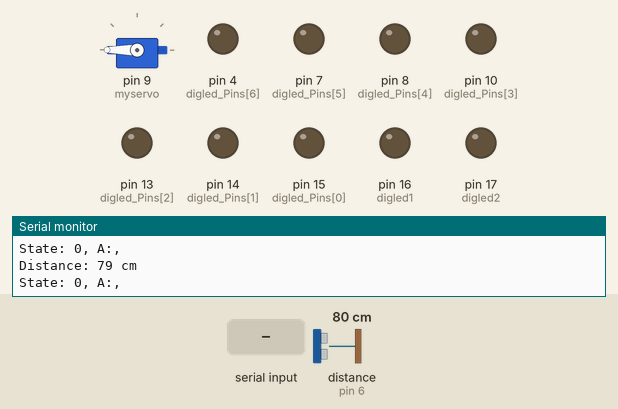
Simulated run of this sketch. Board: Arduino Uno, built with avr-gcc and run on an emulated ATmega328P. Shown: servo, output pins drawn as LEDs (lit = HIGH), the last lines printed to the serial monitor. Wiring (inferred from the names in the program): ultrasonic range finder: trigger pin 5; echo pin 6. Dashed ring = blinking. Inputs (shaded band) come from the test bench; at power-on: distance to the obstacle (sensor on pin 6) 80 cm. The echo pulse lasts 58.3 µs per cm; pins used as bus, display or sensor lines are not drawn.

Above: at 1.8 s.
1.9 s: "success" received over the second serial link
At 4.4 s:
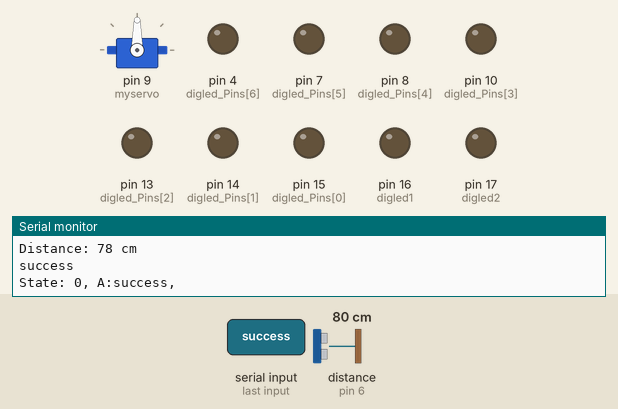
9.1 s: "90,45\n" received over the second serial link
At 17.2 s:
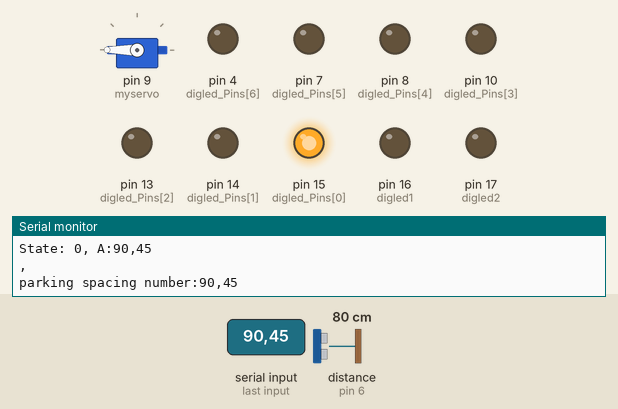
17.3 s: "0\n" received over the second serial link
At 19.18 s:
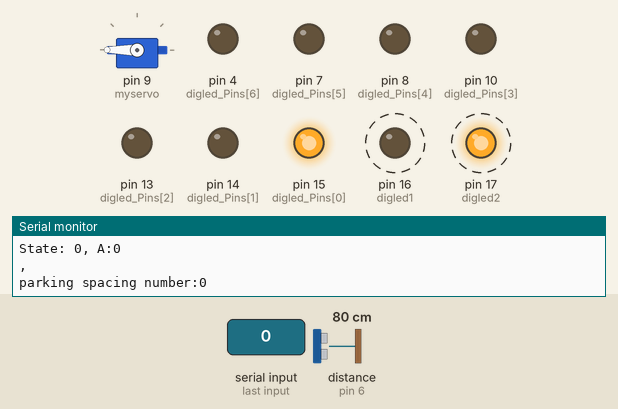
Timing chart, 0 to 26.6 s (numbered marks = the images above; inputs shaded):
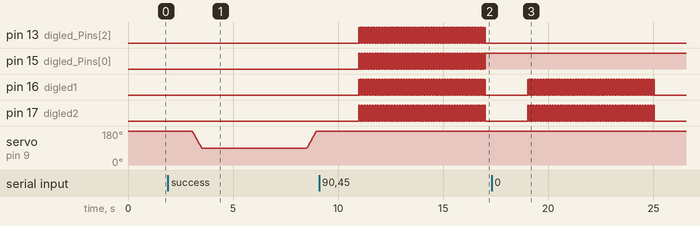

The sketch:

nano_bluetooth.ino
```cpp
/*
 * reference: https://codrinsideas.medium.com/diy-raspberry-pi-parking-system-with-platerecognizers-alpr-8e2254298917, coding-arduino;
 * https://microdigisoft.com/2-digit-7-segment-counter00-99with-arduino-in-proteus/, led display
*/


#include <SoftwareSerial.h>
#include <Servo.h>
//
#define echoPin 6 // attach pin D6 Arduino to pin Echo of HC-SR04
#define trigPin 5 //attach pin D6 Arduino to pin Trig of HC-SR04
//
int RX_pin=11; //define pin 11 as RX
int TX_pin=12; //define pin 12 as TX

SoftwareSerial BTserial(RX_pin,TX_pin);
String BT_data;
String Arduino_data;
Servo myservo;  // define object Servo tocontrol
int pos = 0;    // variable store the angle
int state = 0;  // state of the door (open'1' or close'0')]

//
long duration; // variable for the duration of sound wave travel
int distance; // variable for the distance measurement
int ledPin = 2; // the pin in charge with turning on/off the LED
int led2Pin = 3;
//int digledA = 4;
//int digledB = 7;
//int digledC = 8;
//int digledD = 10;
//int digledE = 13;
//int digledF = 14;
//int digledG = 15;
int digled1 = 16;
int digled2 = 17;
int digled_Pins[] = {15,14,13,10,8,7,4,16,17};
int digit[10] = {0b0000001,0b1001111,0b0010010,0b0000110,0b1001100,0b0100100,0b0100000,0b0001111,0b0000000,0b0000100};
//int digit[10]={0b1111110,0b0110000,0b1101101,0b1111001,0b0110011,0b1011011,0b1011111,0b1110000,0b1111111,0b1111011};
String a;

void dis(int num)
{
  for (int i = 0; i < 7; i++)
  {
    digitalWrite(digled_Pins[i], bitRead(digit[num], i));
  }
}

boolean isValidNumber(String str){
  for(byte i=0;i<str.length();i++)
  {
    if(isDigit(str.charAt(i))) return true;
  }
  return false;
}

void setup(){
  Serial.begin(9600);// Serial Communication is starting with 9600 of baudrate speed
  BTserial.begin(9600);// Bluetooth Serial Communication is starting with 9600 of baudrate speed
  myservo.attach(9);  // signal line connects to pin9

  pinMode(trigPin, OUTPUT); // Sets the trigPin as an OUTPUT
  pinMode(echoPin, INPUT); // Sets the echoPin as an INPUT
  Serial.println("Ultrasonic Sensor HC-SR04 Test"); // print some text in Serial Monitor
  Serial.println("with Arduino UNO R3");
  for (int n=0; n<9; n++){
    pinMode(digled_Pins[n],OUTPUT);
    }
  myservo.write(180);              // servo initial angle
  delay(5);                     // wait to rotate to a certain angle
}
void loop(){

  // Clears the trigPin condition
  digitalWrite(trigPin, LOW);
  delayMicroseconds(2);
  // Sets the trigPin HIGH (ACTIVE) for 10 microseconds
  digitalWrite(trigPin, HIGH);
  delayMicroseconds(10);
  digitalWrite(trigPin, LOW);
  // Reads the echoPin, returns the sound wave travel time in microseconds
  duration = pulseIn(echoPin, HIGH);
  // Calculating the distance
  distance = duration * 0.034 / 2; // Speed of sound wave divided by 2 (go and back)
  // Displays the distance on the Serial Monitor
  Serial.print("Distance: ");
  Serial.print(distance);
  Serial.println(" cm");

  if (distance<20){ //If Distance is less than 10 mm for testing purposes (When testing in real field increase to 100ish)
      digitalWrite(ledPin,HIGH); //turn on LED
      BTserial.println("1"); // write a 1 on the receiver's end (in our case in the Raspberry Pi)
      Serial.println("1"); // write in the serial port a 1

      delay(1000);
  }else{
     digitalWrite(ledPin,LOW); //turn of LED
  }

  while (BTserial.available()){
  //while (Serial.available()){
    //a = Serial.readString();
    a = BTserial.readString();
    delay(5);
    Serial.println(a);
    if(a=="success"){
      digitalWrite(led2Pin,HIGH);
      delay(5);
      }else{digitalWrite(led2Pin,LOW);
      }
    }

  Serial.print("State: ");
  Serial.print(state);
  Serial.print(", A:");
  Serial.print(a);
  Serial.println(", ");


  if (state==0 && a=="success") {
      for (pos = 180; pos >= 90; pos --) { // 180° to 90°
      // in steps of 1 degree
      myservo.write(pos);              // wait to write into the servo angle
      delay(5);                       // wait to rotate to a certain angle
      state = 1;
      a = "";
      }
   }
   if (distance >= 30 && state==1){
      delay(5000);
      for (pos = 90; pos <= 180; pos ++) { // 90° to 180°
      // in steps of 1 degree
      myservo.write(pos);
      delay(5);
      state = 0;

      }
   }

   if(isValidNumber(a)){
      Serial.print("parking spacing number:");
      Serial.println(a);
      int num = a.toInt();
      int d1 = num/10;
      int d2 = num%10;
      for ( int k = 0; k < 300; k++)// For loop to control the digit control to print 00-99
      {
      digitalWrite(digled1, HIGH);
      digitalWrite(digled2, LOW);
      dis(d1);
      delay(10);
      digitalWrite(digled1, LOW);
      digitalWrite(digled2, HIGH);
      dis(d2);
      delay(10);
        }
      a = "";
      Serial.println(a);
      digitalWrite(digled1,LOW);
      digitalWrite(digled2,LOW);
    }


  delay(1000); //Wait 650ms  (Increase this to 2000ish when actually testing in real field, so it does not trigger multiple times  by the same car)

  }
```

Measured:
- after the input at 9.1 s, pin 13 (digled_Pins[2]), pin 16 (digled1), pin 17 (digled2): alternates HIGH for 0.01 s and LOW for 0.01 s, 600 changes in all, then stays LOW, starting after 1.9 s; pin 15 (digled_Pins[0]): alternates HIGH for 0.01 s and LOW for 0.01 s, 599 changes in all, then stays HIGH, starting after 1.9 s
- after the input at 17.3 s, pin 16 (digled1), pin 17 (digled2): alternates HIGH for 0.01 s and LOW for 0.01 s, 600 changes in all, then stays LOW, starting after 1.7 s
